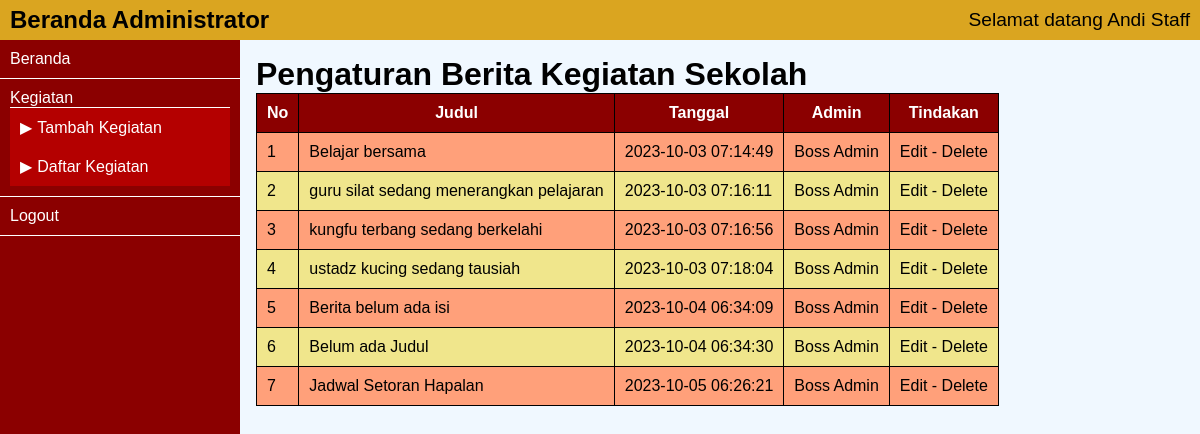
Screenshot of /admin/kegiatan-daftar.php (signed in) with the database file from the repository.
### tables this page shows
CREATE TABLE `kegiatan` (
  `ID_kegiatan` int(10) NOT NULL,
  `judul_kegiatan` varchar(200) NOT NULL,
  `artikel_kegiatan` text NOT NULL,
  `tgl_upload` datetime NOT NULL,
  `ID_admin` int(2) NOT NULL
);

### admin/functions.php (the view, shortened to what this page needs)
<?php
function get_data( $sql ) {
    global $koneksi;
    $hasil = array();
    $query = mysqli_query($koneksi, $sql);
    if (mysqli_num_rows($query) == 0) {
        return $hasil;
    }
    else
    {
        while( $row = mysqli_fetch_assoc($query)){
            $hasil[] = $row;
        }
        return $hasil;
    }
}
function buat_tabel( $class, $judul, $array ) {
    $nomor_urut = 1;
    $hasil = "<table class='$class'>";
    $hasil .= "<tr><th>No</th>";
    for($i=0; $i<count($judul); $i++) {
        $hasil .= "<th>$judul[$i]</th>";
    }
    $hasil .= "</tr>";
    for ($i=0; $i<count($array); $i++) {
        $hasil .= "<tr>";
        $hasil .= "<td>$nomor_urut</td>";
        $nomor_urut ++;
        $baris = $array[$i];
        for ($j=0; $j<count($baris); $j++) {
            $hasil .= "<TD>$baris[$j]</TD>";
        }
        $hasil .= "</tr>";
    }
    $hasil .= "</table>";
    echo $hasil;
}

### admin/style-admin.css (style rules this page uses)
* { margin:0; padding:0; box-sizing: border-box; }
html, body { height: 100%; font-family: Arial; }
.tabel_login, .tabel_login tr, .tabel_login th, .tabel_login td { border:1px solid black; border-collapse: collapse; }
.tabel_login th, .tabel_login td { padding: 10px; }
.tabel_login tr:nth-child(odd) { background-color: khaki; }
.tabel_login tr:nth-child(even) { background-color:lightsalmon; }
.tabel_login th { color: white; background-color: darkred; }

### rows the page displays
kegiatan: judul_kegiatan "Belajar bersama", tgl_upload "2023-10-03 07:14:49"
kegiatan: judul_kegiatan "guru silat sedang menerangkan pelajaran", tgl_upload "2023-10-03 07:16:11"
kegiatan: judul_kegiatan "kungfu terbang sedang berkelahi", tgl_upload "2023-10-03 07:16:56"
kegiatan: judul_kegiatan "ustadz kucing sedang tausiah", tgl_upload "2023-10-03 07:18:04"
kegiatan: judul_kegiatan "Berita belum ada isi", tgl_upload "2023-10-04 06:34:09"
kegiatan: judul_kegiatan "Belum ada Judul", tgl_upload "2023-10-04 06:34:30"
kegiatan: judul_kegiatan "Jadwal Setoran Hapalan", tgl_upload "2023-10-05 06:26:21"

### other values shown
$_SESSION["user"]["display_name"] "Andi Staff"
$judul[$i] "Judul"
$judul[$i] "Tanggal"
$judul[$i] "Admin"
$judul[$i] "Tindakan"
$baris[$j] "Boss Admin"
$baris[$j] "Edit - Delete"
